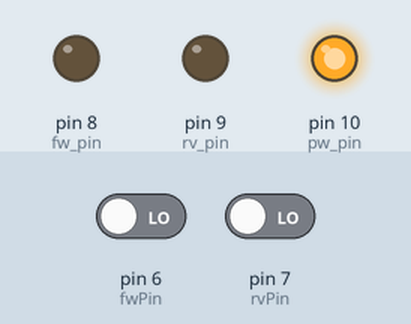
The sketch below on a simulated Arduino Uno, built with avr-gcc and run on an emulated ATmega328P. Parts: output pins drawn as LEDs (lit = HIGH). The test bench sets the inputs (shaded band); at power-on: pin 6 (fwPin) LOW, pin 7 (rvPin) LOW.

Above: at 1.2 s.
1.3 s: pin 6 (fwPin) driven HIGH
At 2.5 s:
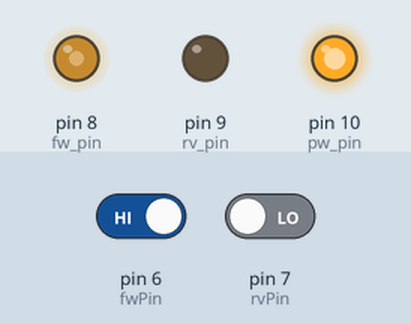
2.8 s: pin 7 (rvPin) driven HIGH
At 3.4 s:
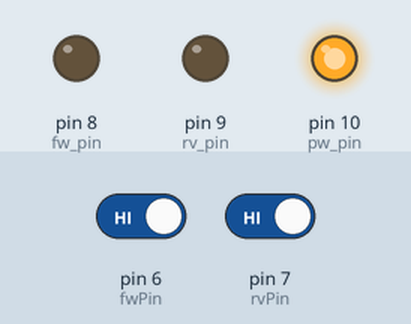
4.3 s: pin 6 (fwPin) driven LOW
At 5.0 s:
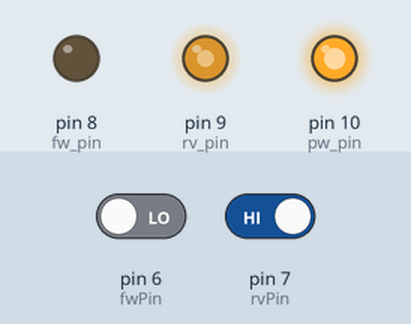
5.8 s: pin 7 (rvPin) driven LOW
At 6.9 s:
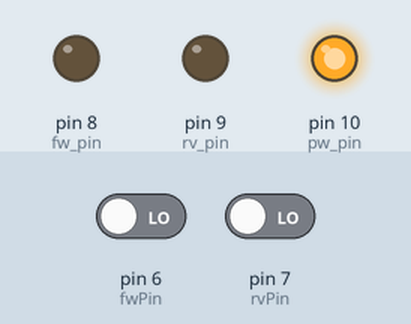
7.3 s: pin 6 (fwPin) driven HIGH
At 8.5 s:
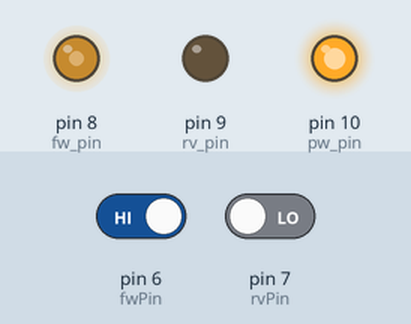
8.8 s: pin 6 (fwPin) driven LOW and pin 7 (rvPin) driven HIGH
At 9.2 s:
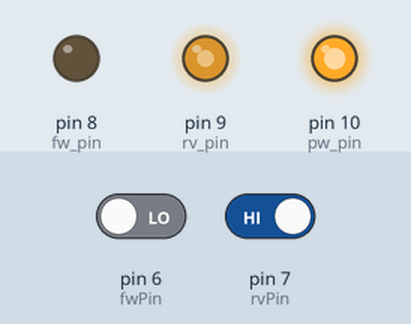
Timing chart, 0 to 11.3 s (numbered marks = the images above; inputs shaded):
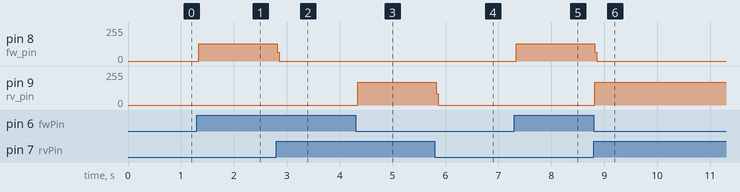

Measured:
- after the input at 1.3 s, pin 8 (fw_pin): 0/255 → 128/255 at once
- after the input at 2.8 s, pin 8 (fw_pin): 128/255 → 0/255 at once
- after the input at 4.3 s, pin 9 (rv_pin): 0/255 → 170/255 at once
- after the input at 5.8 s, pin 9 (rv_pin): 170/255 → 0/255 at once
- after the input at 7.3 s, pin 8 (fw_pin): 0/255 → 129/255 at once
- after the input at 8.8 s, pin 8 (fw_pin): 129/255 → 0/255 at once; pin 9 (rv_pin): 0/255 → 170/255 at once

The sketch:

remoteOnly_trolley.ino
```cpp
// constants won't change. They're used here to set pin numbers:
const int fwPin = 6;     // the number of the pushbutton pin
const int rvPin =  7;      // the number of the LED pin

const int fw_pin = 8;
const int rv_pin= 9;
const int pw_pin =10;
// variables will change:
int buttonState_fw = 0;         // variable for reading the pushbutton status
int buttonState_rv = 0;         // variable for reading the pushbutton status

void setup() {
  // initialize the LED pin as an output:
  pinMode(fwPin, INPUT);
  // initialize the pushbutton pin as an input:
  pinMode(rvPin, INPUT);
  pinMode(rv_pin, OUTPUT);
  pinMode(fw_pin, OUTPUT);
  pinMode(pw_pin,OUTPUT);
    digitalWrite(fw_pin, LOW);
    digitalWrite(pw_pin,HIGH);
    digitalWrite(rv_pin, LOW);
    //Serial.begin(9600);
}

void loop() {
  // read the state of the pushbutton value:
  buttonState_fw = digitalRead(fwPin);

  buttonState_rv = digitalRead(rvPin);

  digitalWrite(fw_pin,LOW);
  digitalWrite(rv_pin,LOW);
  if (buttonState_fw && buttonState_rv == HIGH){
    digitalWrite(fw_pin,LOW);
  digitalWrite(rv_pin,LOW);

    }

  else if(buttonState_fw== HIGH) {
   // turn LED off:
 //  Serial.println("Pin 7 is on");
    digitalWrite(rv_pin, LOW);

    digitalWrite(fw_pin, HIGH);
  } else  if(buttonState_rv== HIGH) {
    // turn LED off:
   // Serial.println("Pin 12 is on");
    digitalWrite(fw_pin, LOW);

    digitalWrite(rv_pin, HIGH);
  }else{

  digitalWrite(fw_pin,LOW);
  digitalWrite(rv_pin,LOW);}
}
```
